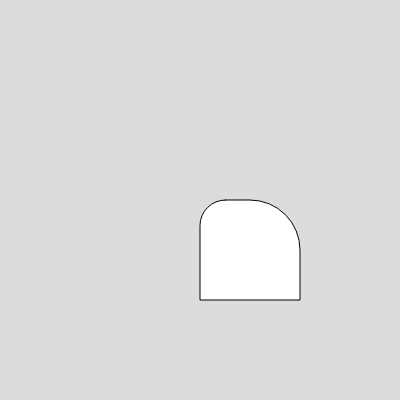
Frame 1 (no input)
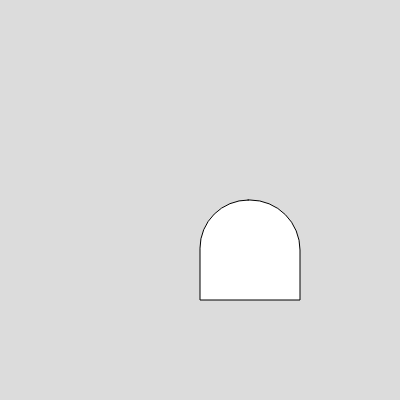
Frame 60 (no input)
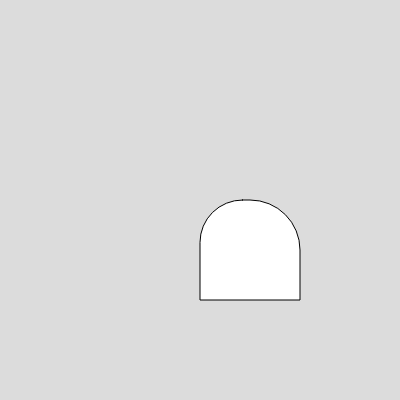
Frame 120 (the mouse pressed at the canvas centre since frame 60)

The p5.js sketch that drew these frames (run headless with seeded random() and noise() and a simulated clock; from frame 60 on, the mouse is pressed at the canvas centre):

// p5.js sketch
// ── sketch.js
let t = 0;

function setup() {
  createCanvas(400, 400);
}

function draw() {
  background(220);
  let minVal = 1;
  let maxVal = 50;
  let calculatedValue = minVal + ((sin(t) + 1) / 2) * (maxVal - minVal);
  
  rect(200,200,100,100,calculatedValue,50,0,0);
  
  t+=0.02;
}
